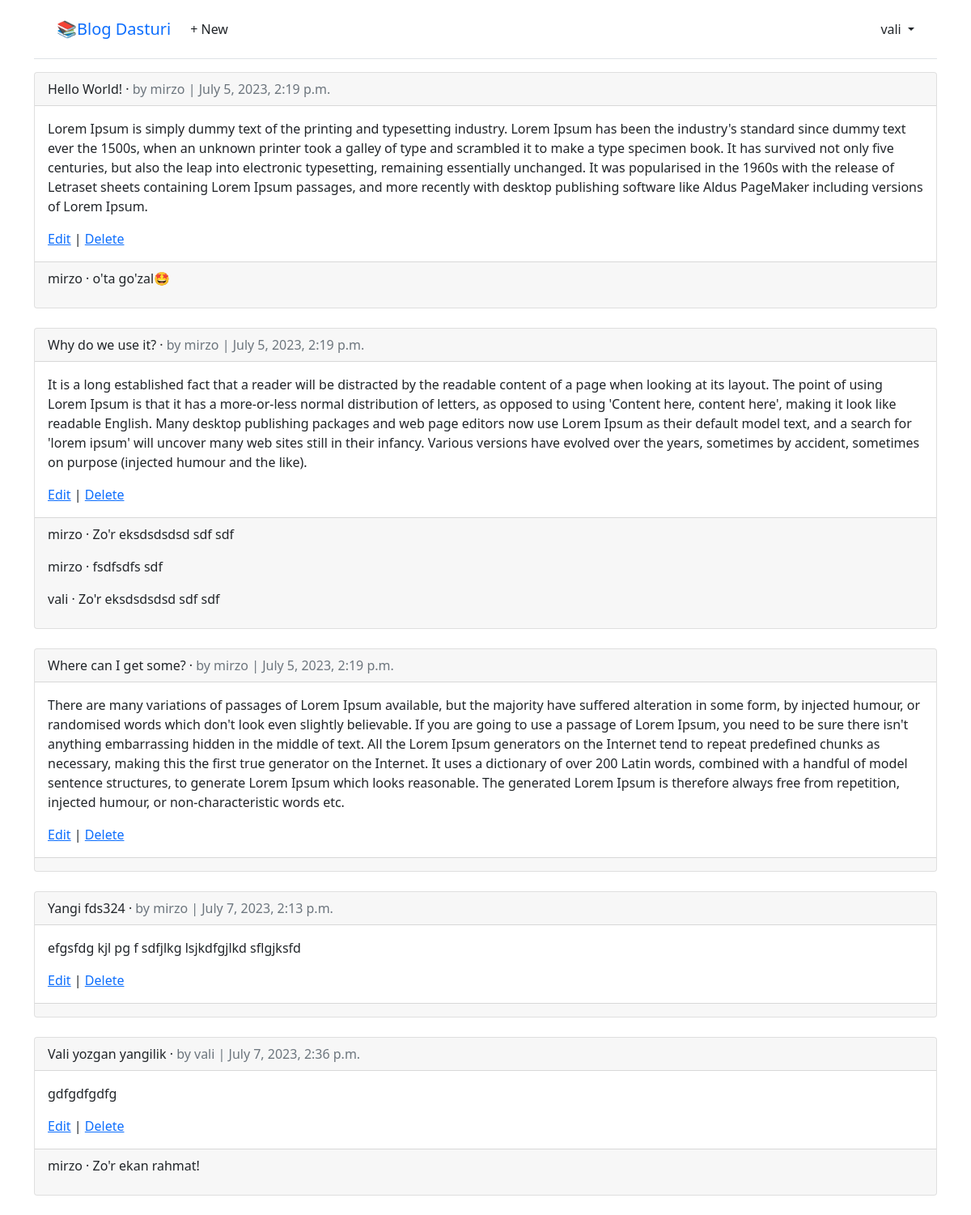
The page /articles/ (signed in) on the database its author committed.
### accounts/models.py (models this page shows)
class CustomUser(AbstractUser):
    age = models.PositiveIntegerField(null=True, blank=True)

### articles/models.py (models this page shows, shortened)
class Article(models.Model):
    title = models.CharField(max_length=255)
    body = models.TextField()
    date = models.DateTimeField(auto_now_add=True)
    author = models.ForeignKey(
        settings.AUTH_USER_MODEL,
        on_delete=models.CASCADE,
    )

class Comment(models.Model):  # new
    article = models.ForeignKey(Article, on_delete=models.CASCADE)
    comment = models.CharField(max_length=140)
    author = models.ForeignKey(
        settings.AUTH_USER_MODEL,
        on_delete=models.CASCADE,
    )
    def __str__(self):
        return self.comment

### articles/views.py (the view)
# urls.py: path("", ArticleListView.as_view(), name="article_list"),
class ArticleListView(LoginRequiredMixin, ListView):
    model = Article
    template_name = "article_list.html"

### templates/article_list.html (shortened to what this page needs)
{% extends "base.html" %}
{% block content %}
    {% for article in article_list %}
        <div class="card">
            <div class="card-header">
                <span class="font-weight-bold">{{ article.title }}</span> &middot;
                <span class="text-muted">by {{ article.author }} |
                {{ article.date }}</span>
            </div>
            <div class="card-body">
                <p>{{ article.body }}</p>
                <a href="{% url 'article_edit' article.pk %}">Edit</a> |
                <a href="{% url 'article_delete' article.pk %}">Delete</a>
            </div>
            <div class="card-footer">
                {% for comment in article.comment_set.all %}
                    <p>
                        <span class="font-weight-bold">{{ comment.author }} &middot;</span>
                        {{ comment }}
                    </p>
                {% endfor %}
            </div>
        </div>
        <br />
    {% endfor %}
{% endblock content %}

### templates/base.html (shortened to what this page needs)
<!DOCTYPE html>
<html>
<head>
  <link href="https://cdn.jsdelivr.net/npm/bootstrap@5.1.3/dist/css/bootstrap.min.css" rel="stylesheet"
>
</head>
<body>
  <div class="container">
    <header class="p-3 mb-3 border-bottom">
      <div class="container">
        <div class="d-flex flex-wrap align-items-center justify-content-center
          justify-content-lg-start">
          <a class="navbar-brand" href="{% url 'home' %}">📚Blog Dasturi</a>
          <ul class="nav col-12 col-lg-auto me-lg-auto mb-2 justify-content-center
            mb-md-0">
            {% if user.is_authenticated %}
            <li><a href="{% url 'article_new' %}" class="nav-link px-2 link-dark">+ New</a></li>
          </ul>
          <div class="dropdown text-end">
            <a href="#" class="d-block link-dark text-decoration-none dropdown-toggle" id="dropdownUser1"
              data-bs-toggle="dropdown" aria-expanded="false">
              {{ user.username }}
            </a>
          </div>
          {% else %}
          <div class="text-end">
            <a href="{% url 'login' %}" class="btn btn-outline-primary me-2">Log
              In</a>
            <a href="{% url 'signup' %}" class="btn btn-primary">Sign Up</a>
          </div>
          {% endif %}
        </div>
      </div>
    </header>
    <main>
      {% block content %}
      {% endblock content %}
    </main>
  </div>
</body>
</html>

### rows shown on the page
CustomUser: username "vali"
Article: title "Hello World!", author "mirzo", date "July 5, 2023, 2:19 p.m.", body "Lorem Ipsum is simply dummy text of the printing and typesetting industry. Lorem Ipsum has been the industry's standard since dummy text ever the 1500s, when an unknown printer took a galley of type and scrambled it to make a type specimen book. It has survived not only five centuries, but also the leap into electronic typesetting, remaining essentially unchanged. It was popularised in the 1960s with the release of Letraset sheets containing Lorem Ipsum passages, and more recently with desktop publishing software like Aldus PageMaker including versions of Lorem Ipsum."
Comment: author "mirzo", comment "o'ta go'zal🤩"
Article: title "Why do we use it?", author "mirzo", date "July 5, 2023, 2:19 p.m.", body "It is a long established fact that a reader will be distracted by the readable content of a page when looking at its layout. The point of using Lorem Ipsum is that it has a more-or-less normal distribution of letters, as opposed to using 'Content here, content here', making it look like readable English. Many desktop publishing packages and web page editors now use Lorem Ipsum as their default model text, and a search for 'lorem ipsum' will uncover many web sites still in their infancy. Various versions have evolved over the years, sometimes by accident, sometimes on purpose (injected humour and the like)."
Comment: author "mirzo", comment "Zo'r eksdsdsdsd sdf sdf"
Comment: author "mirzo", comment "fsdfsdfs sdf"
Comment: author "vali", comment "Zo'r eksdsdsdsd sdf sdf"
Article: title "Where can I get some?", author "mirzo", date "July 5, 2023, 2:19 p.m.", body "There are many variations of passages of Lorem Ipsum available, but the majority have suffered alteration in some form, by injected humour, or randomised words which don't look even slightly believable. If you are going to use a passage of Lorem Ipsum, you need to be sure there isn't anything embarrassing hidden in the middle of text. All the Lorem Ipsum generators on the Internet tend to repeat predefined chunks as necessary, making this the first true generator on the Internet. It uses a dictionary of over 200 Latin words, combined with a handful of model sentence structures, to generate Lorem Ipsum which looks reasonable. The generated Lorem Ipsum is therefore always free from…"
Article: title "Yangi fds324", author "mirzo", date "July 7, 2023, 2:13 p.m.", body "efgsfdg kjl pg f sdfjlkg lsjkdfgjlkd sflgjksfd"
Article: title "Vali yozgan yangilik", author "vali", date "July 7, 2023, 2:36 p.m.", body "gdfgdfgdfg"
Comment: author "mirzo", comment "Zo'r ekan rahmat!"
